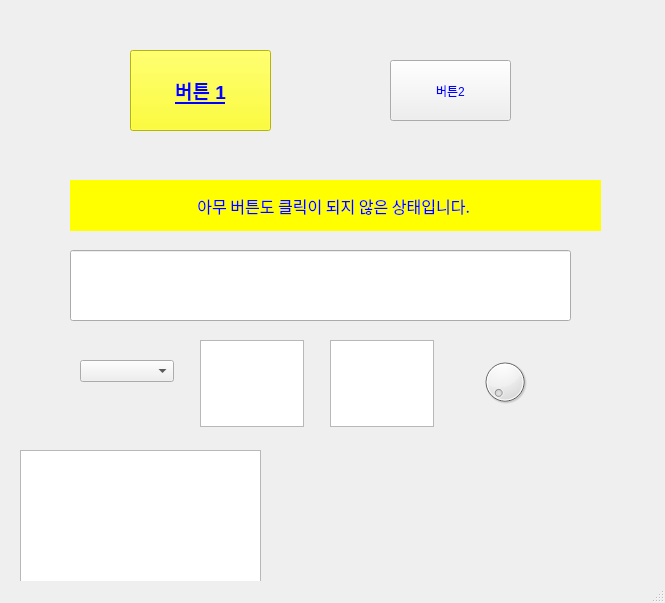
<?xml version="1.0" encoding="UTF-8"?>
<ui version="4.0">
 <class>MainWindow</class>
 <widget class="QMainWindow" name="MainWindow">
  <property name="geometry">
   <rect>
    <x>0</x>
    <y>0</y>
    <width>665</width>
    <height>603</height>
   </rect>
  </property>
  <property name="windowTitle">
   <string>MainWindow</string>
  </property>
  <widget class="QWidget" name="centralwidget">
   <widget class="QPushButton" name="btn1">
    <property name="geometry">
     <rect>
      <x>130</x>
      <y>50</y>
      <width>141</width>
      <height>81</height>
     </rect>
    </property>
    <property name="font">
     <font>
      <family>Arial</family>
      <pointsize>14</pointsize>
      <weight>75</weight>
      <italic>false</italic>
      <bold>true</bold>
      <underline>true</underline>
     </font>
    </property>
    <property name="styleSheet">
     <string notr="true">color:rgb(0, 0, 255); background-color:rgb(255, 255, 0)</string>
    </property>
    <property name="text">
     <string>버튼 1</string>
    </property>
   </widget>
   <widget class="QPushButton" name="btn2">
    <property name="geometry">
     <rect>
      <x>390</x>
      <y>60</y>
      <width>121</width>
      <height>61</height>
     </rect>
    </property>
    <property name="styleSheet">
     <string notr="true">color:rgb(0, 0, 255)</string>
    </property>
    <property name="text">
     <string>버튼2</string>
    </property>
   </widget>
   <widget class="QLabel" name="label1">
    <property name="geometry">
     <rect>
      <x>70</x>
      <y>180</y>
      <width>531</width>
      <height>51</height>
     </rect>
    </property>
    <property name="font">
     <font>
      <family>Agency FB</family>
      <pointsize>12</pointsize>
      <weight>50</weight>
      <bold>false</bold>
     </font>
    </property>
    <property name="styleSheet">
     <string notr="true">color:rgb(0, 0, 255); background-color:rgb(255, 255, 0)</string>
    </property>
    <property name="text">
     <string>아무 버튼도 클릭이 되지 않은 상태입니다. </string>
    </property>
    <property name="alignment">
     <set>Qt::AlignCenter</set>
    </property>
   </widget>
   <widget class="QLineEdit" name="lineEdit1">
    <property name="geometry">
     <rect>
      <x>70</x>
      <y>250</y>
      <width>501</width>
      <height>71</height>
     </rect>
    </property>
   </widget>
   <widget class="QComboBox" name="comboBox">
    <property name="geometry">
     <rect>
      <x>80</x>
      <y>360</y>
      <width>94</width>
      <height>22</height>
     </rect>
    </property>
   </widget>
   <widget class="QTextEdit" name="textEdit">
    <property name="geometry">
     <rect>
      <x>200</x>
      <y>340</y>
      <width>104</width>
      <height>87</height>
     </rect>
    </property>
   </widget>
   <widget class="QPlainTextEdit" name="plainTextEdit">
    <property name="geometry">
     <rect>
      <x>330</x>
      <y>340</y>
      <width>104</width>
      <height>87</height>
     </rect>
    </property>
   </widget>
   <widget class="QDial" name="dial">
    <property name="geometry">
     <rect>
      <x>480</x>
      <y>350</y>
      <width>50</width>
      <height>64</height>
     </rect>
    </property>
   </widget>
   <widget class="QTextBrowser" name="textBrowser">
    <property name="geometry">
     <rect>
      <x>20</x>
      <y>450</y>
      <width>241</width>
      <height>161</height>
     </rect>
    </property>
   </widget>
  </widget>
  <widget class="QMenuBar" name="menubar">
   <property name="geometry">
    <rect>
     <x>0</x>
     <y>0</y>
     <width>665</width>
     <height>26</height>
    </rect>
   </property>
  </widget>
  <widget class="QStatusBar" name="statusbar"/>
 </widget>
 <resources/>
 <connections/>
</ui>
